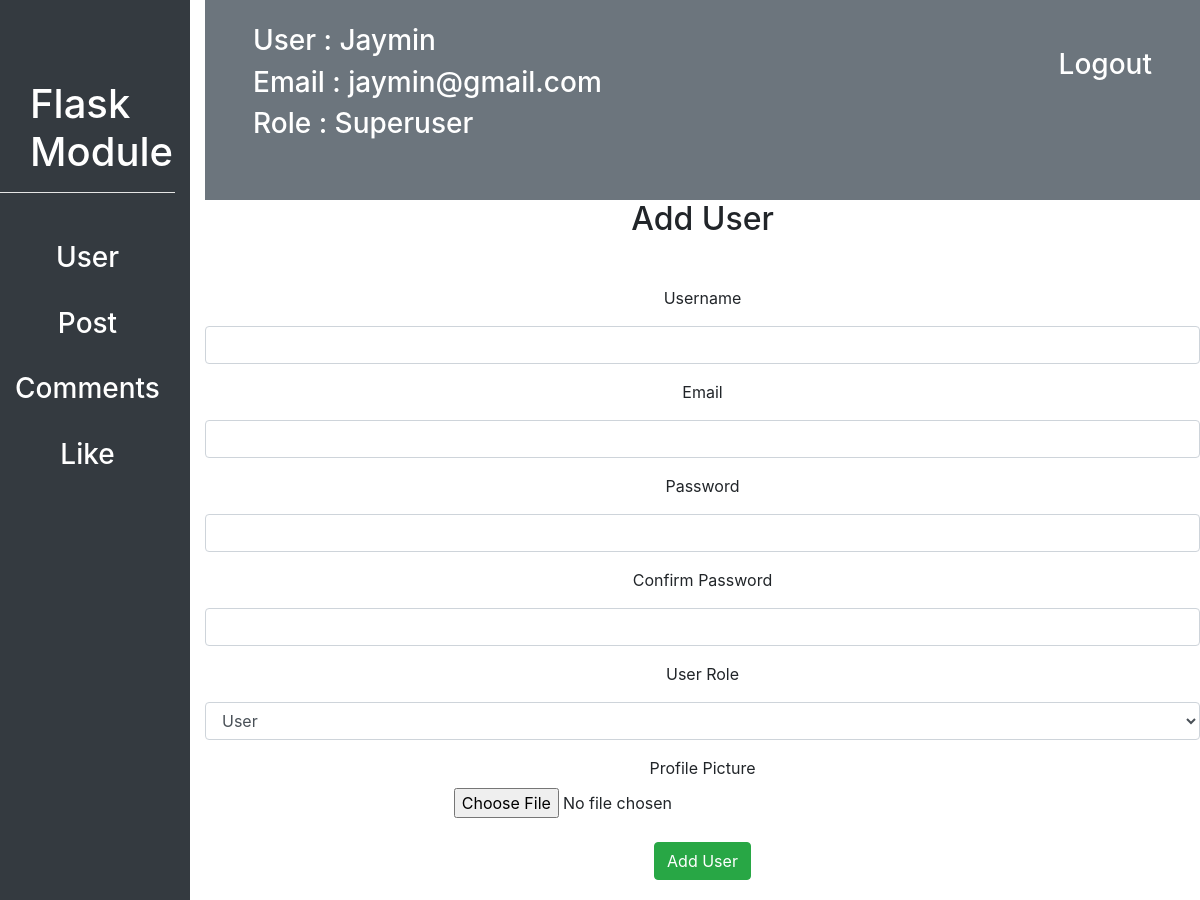
The page /customadmin/add_user (signed in) on the database its author committed.
### flask_module/user/models.py (models this page shows, shortened)
class User(db.Model, UserMixin):
    id = db.Column(db.Integer, primary_key=True)
    username = db.Column(db.String(20), unique=True, nullable=False)
    email = db.Column(db.String(30), unique=True, nullable=False)
    profile_picture = db.Column(db.String(70), nullable=False, default="defualt_img.jpg")
    password = db.Column(db.String(15), nullable=False)
    like = db.relationship("Likes", backref="user", lazy=True, cascade = "all, delete, delete-orphan", )
    post = db.relationship("Post", backref="user", lazy=True, cascade = "all, delete, delete-orphan", )
    comment = db.relationship("Comments", backref="user", lazy=True, cascade = "all, delete, delete-orphan", )
    following = db.relationship("User",
                    secondary=connected_user,
                    primaryjoin=id==connected_user.c.parent_id,
                    secondaryjoin=id==connected_user.c.children_id,
                    backref="followed_by")
    role_id = db.Column(db.Integer, db.ForeignKey("role.id"), nullable=False)

class Role(db.Model):
    id = db.Column(db.Integer, primary_key=True)
    name = db.Column(db.String(20), unique=True, nullable=False)
    user = db.relationship("User", backref="role")

### flask_module/customadmin/routes.py (the view, shortened to what this page needs)
@customadmin.route("/customadmin/add_user", methods=["POST", "GET"])
@login_required
@superuser_required
def add_user():
    form = CustomadminAddUserForm()
    form.role.choices = [role.name for role in Role.query.all()]
    return render_template("customadmin/users/add_user.html", form=form)

### flask_module/customadmin/forms.py (shortened to what this page needs)
class CustomadminAddUserForm(FlaskForm):
    username = StringField("Username", validators=[validators.DataRequired(), validators.Length(min=2, max=15)])
    email = StringField("Email", validators=[validators.DataRequired(), validators.Email()])
    profile_picture = FileField("Profile Picture", validators=[FileAllowed(['jpg', 'png'])])
    password = PasswordField("Password", validators=[validators.DataRequired(), validators.Length(min=2, max=10)])
    confirm_password = PasswordField("Confirm Password", validators=[validators.DataRequired(), validators.EqualTo("password")])
    role = SelectField("User Role", validators=[validators.DataRequired()], choices=[])
    submit = SubmitField("Add User")

### flask_module/customadmin/routes.py (called while the page is built)
def login_required(f):
    @wraps(f)
    def decorated_function(*args, **kwargs):
        if current_user.is_authenticated is False:
            return redirect(url_for('customadmin.login'))
        return f(*args, **kwargs)
    return decorated_function

def superuser_required(f):
    @wraps(f)
    def decorated_function(*args, **kwargs):
        if current_user.is_authenticated:
            if current_user.role.name != "Superuser":
                return redirect(url_for('customadmin.dashboard', username=current_user.username))
        return f(*args, **kwargs)
    return decorated_function

### flask_module/user/models.py (called while the page is built)
@login_manager.user_loader
def load_user(user_id):
    return User.query.filter_by(id=int(user_id)).first()

### flask_module/templates/customadmin/users/add_user.html (shortened to what this page needs)
{% extends "customadmin/dashboard.html" %}
{% block contant %}
<h2 class="text-center mb-5">Add User</h2>
<form method="POST" action="{{ url_for('customadmin.add_user') }}" novalidate enctype=multipart/form-data>
    <div class="text-center mt-3">
        {{ form.username.label(class="form-control-label") }}
        {% if form.username.errors %}
            {{ form.username(class="form-control mt-2 is-invalid") }}
            <div class="invalid-feedback">
                {% for error in form.username.errors %}
                    <span>{{error}}</span>
                {% endfor %}
            </div>
        {% else %}
            {{ form.username(class="form-control mt-2", attr="required=False") }}
        {% endif %}
    </div>
    <div class="text-center mt-3">
        <div class="text-center mt-3">
            {{ form.email.label(class="form-control-label") }}
            {% if form.email.errors %}
                {{ form.email(class="form-control mt-2 is-invalid") }}
                <div class="invalid-feedback">
                    {% for error in form.email.errors %}
                        <span>{{error}}</span>
                    {% endfor %}
                </div>
            {% else %}
                {{ form.email(class="form-control mt-2", attr="required=False") }}
            {% endif %}
        </div>
    </div>
    <div class="text-center mt-3">
        <div class="text-center mt-3">
            {{ form.password.label(class="form-control-label") }}
            {% if form.password.errors %}
                {{ form.password(class="form-control mt-2 is-invalid") }}
                <div class="invalid-feedback">
                    {% for error in form.password.errors %}
                        <span>{{error}}</span>
                    {% endfor %}
                </div>
            {% else %}
                {{ form.password(class="form-control mt-2", attr="required=False") }}
            {% endif %}
        </div>
    </div>
    <div class="text-center mt-3">
        <div class="text-center mt-3">
            {{ form.confirm_password.label(class="form-control-label") }}
            {% if form.confirm_password.errors %}
                {{ form.confirm_password(class="form-control mt-2 is-invalid") }}
                <div class="invalid-feedback">
                    {% for error in form.confirm_password.errors %}
                        <span>{{error}}</span>
                    {% endfor %}
                </div>
            {% else %}
                {{ form.confirm_password(class="form-control mt-2", attr="required=False") }}
            {% endif %}
        </div>
    </div>
    <div class="text-center mt-3">
        <div class="text-center mt-3">
            {{ form.role.label(class="form-control-label") }}
            {% if form.role.errors %}
                {{ form.role(class="form-control mt-2 is-invalid") }}
                <div class="invalid-feedback">
                    {% for error in form.role.errors %}
                        <span>{{error}}</span>
                    {% endfor %}
                </div>
            {% else %}
                {{ form.role(class="form-control mt-2", attr="required=False") }}
            {% endif %}
        </div>
    </div>
    <div class="text-center mt-3">
        {{ form.profile_picture.label(class="form-control-label w-50") }}
        {{ form.profile_picture(class="form-control-file mt-2 m-auto w-50") }}
    </div>
    <div class="text-center mt-3">
        {{ form.submit(class="btn btn-success mt-2") }}
    </div>
</form>
{% endblock contant %}

### flask_module/templates/customadmin/dashboard.html (shortened to what this page needs)
<!DOCTYPE html>
<html lang="en">
<head>
    <link rel="stylesheet" href="{{ url_for('static', filename='css/bootstrap.css') }}">
    <link rel="stylesheet" href="{{url_for('static', filename="css/datatable.css")}}">
    <link rel="stylesheet" href="{{url_for('static', filename="css/datatable.min.css")}}">
</head>
<body>
    <div class="row" id="sidebar">
        <div class="col bg-dark">
            <div id="module-title">
                <h1 class="text-white">Flask Module</h1>
            </div>
            <hr style="background: white">
            <div class="mt-5 text-center">
                <a href="{{url_for('customadmin.dashboard', username=current_user.username)}}"><h3 class="text-white">User</h3></a><br>
                <a href="{{url_for('customadmin.post_list')}}"><h3 class="text-white">Post</h3></a><br>
                <a href="{{url_for('customadmin.comments_list')}}"><h3 class="text-white">Comments</h3></a><br>
                <a href="{{url_for('customadmin.like_list')}}"><h3 class="text-white">Like</h3></a><br>
            </div>
        </div>
        <div class="col-10">
            <div id="navbar" class="bg-secondary">
                <a href="{{url_for('customadmin.logout')}}"><h3 class="float-right px-5 pt-5 text-white">Logout</h3></a>
                <h3 class="text-white pt-4 px-5">User : {{current_user.username}}</h3>
                <h3 class="text-white px-5">Email : {{current_user.email}}</h3>
                <h3 class="text-white px-5">Role : {{current_user.role.name}}</h3>
            </div>
            {% block contant %}{% endblock contant %}
        </div>
    </div>
</body>
</html>

### flask_module/templates/customadmin/dashboard.html (style rules this page uses)
#sidebar { height: 900px; }
#module-title { margin-top: 80px; margin-left: 30px; }
#navbar { height: 200px; }

### rows shown on the page
User: username "Jaymin", email "jaymin@gmail.com"
Role: role.name "Superuser"
